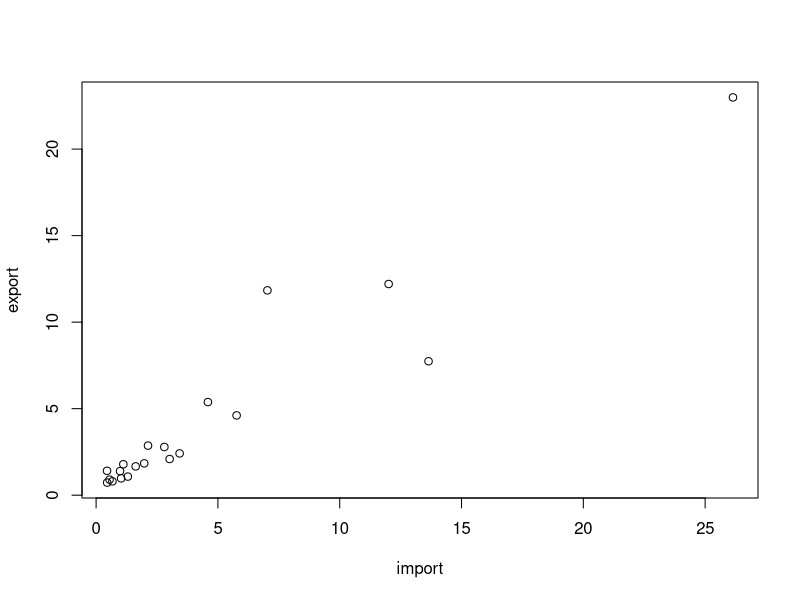
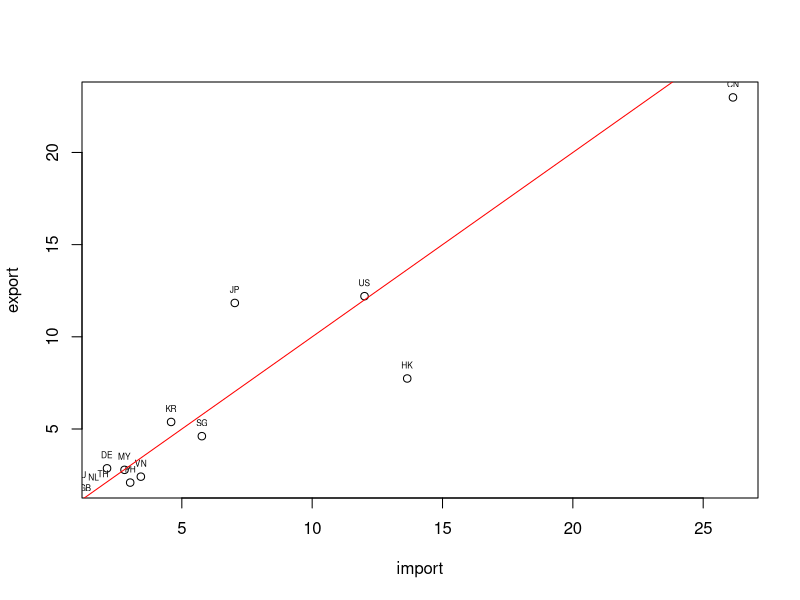

R code for these plots, in order:
## ---- chunk 1
population <- c(158228, 126687, 228075, 204903, 308383, 187920)
town <- c("中正", "大同", "中山", "松山", "大安", "萬華")
area <- c(7.6071, 5.6815, 13.6821, 9.2878, 11.3614, 8.8522)
## ---- chunk 2
df <- data.frame(town, population, area)
df
# View(df)
## ---- chunk 3
country <- c("CN", "US", "JP", "HK", "KR", "SG", "DE", "MY", "VN", "PH", "TH", "AU", "NL", "SA", "ID", "GB", "IN", "FR", "IT", "AE")

import <- c(26.142, 12.008, 7.032, 13.646, 4.589, 5.768, 2.131, 2.802, 3.428, 3.019, 1.976, 1.118, 1.624, 0.449, 0.983, 1.302, 1.027, 0.553, 0.670, 0.455)

export <- c(22.987, 12.204, 11.837, 7.739, 5.381, 4.610, 2.866, 2.784, 2.414, 2.092, 1.839, 1.788, 1.665, 1.409, 1.391, 1.075, 0.974, 0.899, 0.800, 0.728)
## ---- chunk 4
df <- data.frame(country, import, export)
str(df)
df <- data.frame(country, import, export, stringsAsFactors = FALSE)
str(df)
## ---- chunk 5
df.test <- data.frame()
## ---- chunk 6
# View(df)
head(df)	# get first part of the data.frame
class(df)
str(df)
summary(df)
# look up help
help(summary)
?summary
## ---- chunk 7
dim(df)
ncol(df)
nrow(df)
length(df)
## ---- chunk 8
names(df)
head(df$發生.現.地點)
head(df$發生時段)
length(df$發生時段)
summary(df)
## ---- chunk 9
df$sub <- df$import - df$export
## ---- chunk 10
df
names(df)
nrow(df)

# filter row data by column value
df[df$import > df$export,]
df[df$import > df$export,]$country
df[df$import > df$export,1]

# 1 row == a data.frame with only one data entry
class(df[df$import > df$export,1])
class(df[,1]) # character vector
class(df[1,]) # data.frame
class(unlist(df[1, -1])) # filter the 1st row and select all columns except 1

## ---- chunk 11
# sort rows by df$import column
df.sorted <- df[order(df$import),]
# View(df.sorted)

# sort rows in decreasing order
df.sorted <- df[order(df$import, decreasing = T),]

# add - to column in order() can sort in decreasing order
df.sorted <- df[order(-df$import),]

head(df.sorted)
## ---- chunk 12
# plot(df) # raise error, 1st column is a character vector
plot(df[, 2:3])


plot(df[1:10, 2:3])
text(import, export, labels=country, cex= 0.5, pos=3)
lines(1:25, 1:25, col='red')

?plot
## ---- chunk 13
a <- c(5, 5, 5, 5, 4, 4, 4, 3, 3, 1, 1, 1, 2, 2, 2)
b <- c(3, 3, 3, 4, 4, 4, 2, 2, 2, 4, 4, 1, 4, 1, 1)
df2 <- data.frame(a, b)

# sort df2 in orders of decreasing b then increasing a
df2 <- df2[order(df2$a, -df2$b),]
## ---- chunk 14
library(dplyr)
df <- data.frame(country, import, export, stringsAsFactors = F)
df <- mutate(df, sub = import - export)
filter(df, import > export)
select(df, c(1, 3))

